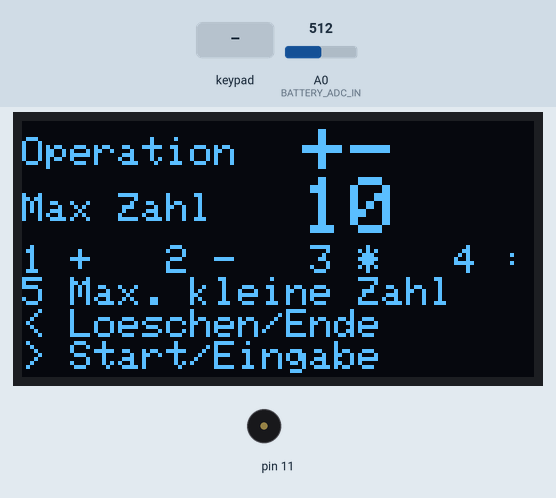
Recording of a sketch running on a simulated Arduino Uno, built with avr-gcc and run on an emulated ATmega328P. Parts: 128×64 one-colour display, buzzer (waves = sounding). The inputs (shaded band) are chosen by the test bench; at power-on: A0 (BATTERY_ADC_IN) = 512. Random numbers use the default seed unless the sketch sets one.

Above: at 1.2 s.
1.3 s: key '>' pressed
At 3.0 s:
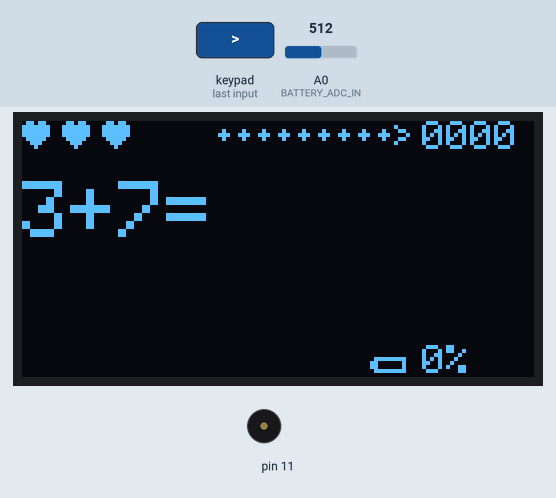
4.3 s: keypad keys 1 0 9 2 4 pressed 0.4 s apart
At 6.9 s:
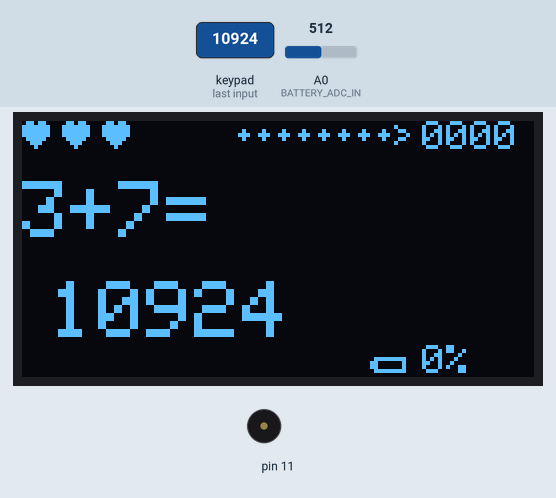
7.8 s: A0 (BATTERY_ADC_IN) set to 716
At 8.9 s:
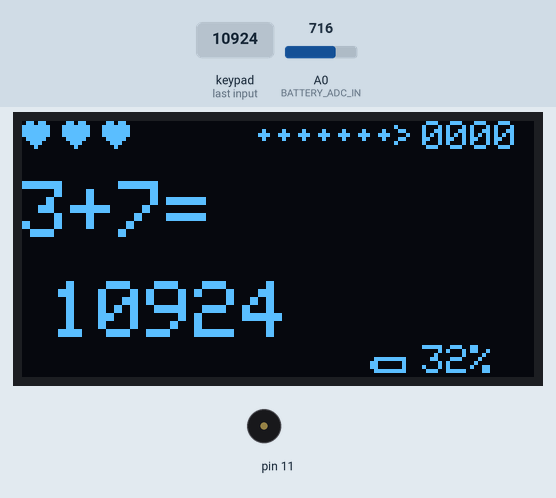
10.8 s: key '<' pressed
At 12.5 s:
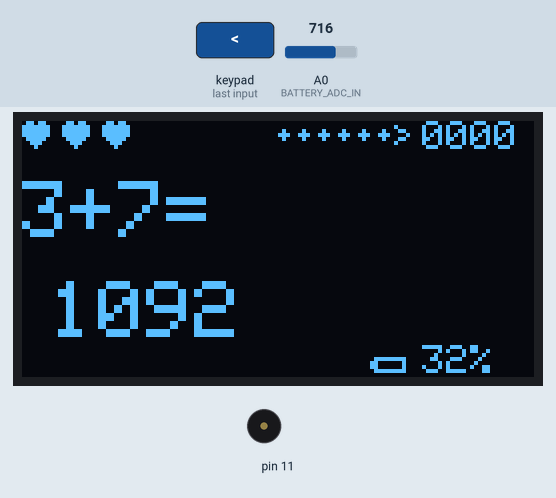
13.2 s: keypad keys 8 7 6 pressed 0.4 s apart
At 14.7 s:
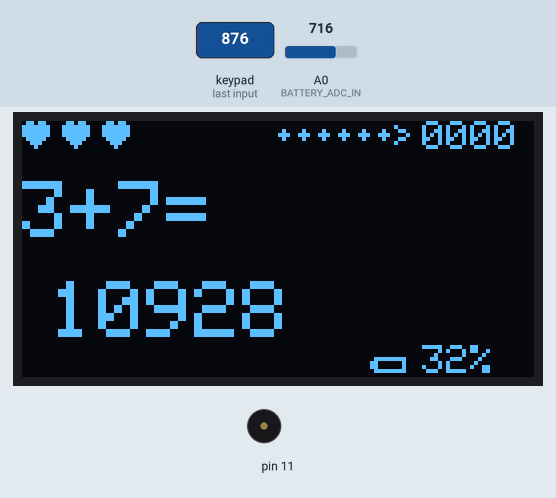
17.4 s: A0 (BATTERY_ADC_IN) set to 900
At 18.7 s:
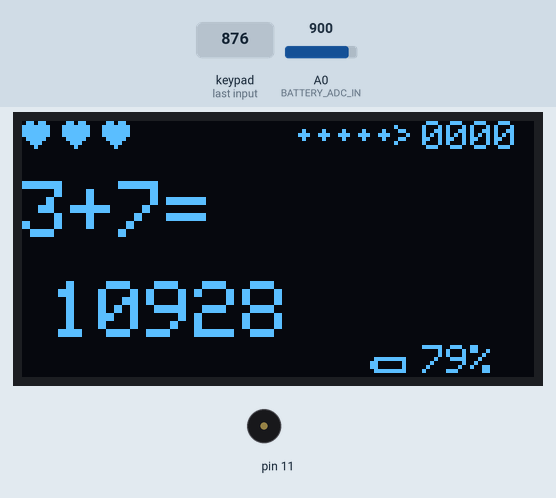
Timing chart, 0 to 19.9 s (numbered marks = the images above; inputs shaded):
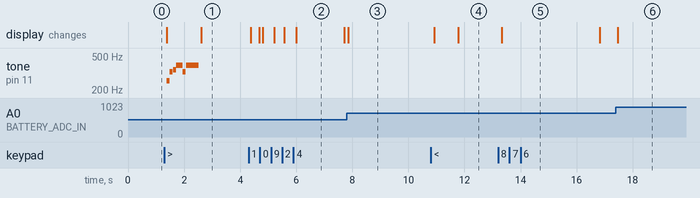

The sketch:

Calculator_Toy.ino
```cpp
/*
  Calculator Toy

  Tool for kids wich displays math equations to solve

  circuit:
  - 3x4 button keypad matrix
  - ssd1306 OLED display
  - buzzer

  created 2023-09-20
  by Marco Graf

  https://github.com/grafmar/Calculator_Toy
*/

#include "KeypadReader.h"
#include "Game.h"

KeypadReader keypadReader;
Game game;

void setup() {
  game.begin();
}

void loop() {
  game.handle(keypadReader.getKey());
}
```

BatteryMonitor.cpp
```cpp
#include "BatteryMonitor.h"

#define BATTERY_ADC_IN  A0
#define BATTERY_MAX     6000UL  // mV (4 x 1.5V) 5200@4x1.3
#define BATTERY_MIN     3600UL  // mV (4 x 0.9V)
#define RES_DIV_HIGH    47UL    // 47k Resistor-Voltage-Divider high resistore
#define RES_DIV_LOW     10UL    // 10k Resistor-Voltage-Divider low resistore
#define MAX_IN_VOLT     (1100UL * (RES_DIV_HIGH + RES_DIV_LOW) / RES_DIV_LOW) // 1100mV * (10k + 47k) / (10k), internal reference = 1.1V


void BatteryMonitor::begin() {
  pinMode(BATTERY_ADC_IN, INPUT);
  analogReference(INTERNAL);
}

uint8_t BatteryMonitor::getBat() {
  uint16_t adc = 0;
  delay(20);
  for (uint8_t i = 0; i<4; i++) { // average through 4 samples
    adc += analogRead(BATTERY_ADC_IN);
    delay(5);
  }
  uint16_t voltage = map(adc/4, 0 , 1023, 0, MAX_IN_VOLT);
  voltage = constrain(voltage, BATTERY_MIN, BATTERY_MAX);
  return map(voltage, BATTERY_MIN, BATTERY_MAX, 0, 100);
}
```

BatteryMonitor.h
```cpp
#ifndef BATTERYMONITOR_H
#define BATTERYMONITOR_H

#include <Arduino.h>

class BatteryMonitor {
public:
  static void begin();

  static uint8_t getBat();

private:
};

#endif // BATTERYMONITOR_H
```

Calculation.cpp
```cpp
#include "Calculation.h"

Calculation::Calculation() :
  iMaxSmallNum(10),
  enabledOps(3),
  activeOp(1),
  smallNumA(1),
  smallNumB(1),
  bigNum(2)
{
}

Calculation::~Calculation() {
}

String Calculation::getCalculationString() {
  String calcString;
  if (activeOp & EN_PLUS) {
    calcString = String("") + smallNumA + F("+") + smallNumB + F("=");
  } else if (activeOp & EN_MINUS) {
    calcString = String("") + bigNum + F("-") + smallNumA + F("=");
  } else if (activeOp & EN_MULT) {
    calcString = String("") + smallNumA + F("*") + smallNumB + F("=");
  } else {
    calcString = String("") + bigNum + F(":") + smallNumA + F("=");
  }
  return calcString;
}

uint16_t Calculation::getResult() {
  if ((activeOp & EN_PLUS) || (activeOp & EN_MULT)) {
    return bigNum;
  } else {
    return smallNumB;
  }
}

void Calculation::generateCalculation() {
  do {
    activeOp = ((1<<random(0,3+1)) & enabledOps);
  } while (activeOp == 0);
  smallNumA = random(1,iMaxSmallNum+1);
  smallNumB = random(1,iMaxSmallNum+1);

  if ((activeOp & EN_PLUS) || (activeOp & EN_MINUS)) {
    bigNum = smallNumA + smallNumB;
  } else {
    bigNum = smallNumA * smallNumB;
  }
}

void Calculation::setMaxSmallNum(uint16_t num) {
  iMaxSmallNum = num;
}

uint16_t Calculation::getMaxSmallNum() {
  return iMaxSmallNum;
}

void Calculation::setOperations(uint8_t operations) {
  if (operations != 0) {
    enabledOps = operations;
  }
}

uint8_t Calculation::getOperations() {
  return enabledOps;
}
```

Calculation.h
```cpp
#ifndef CALCULATION_H
#define CALCULATION_H

#include <Arduino.h>

class Calculation {
public:

  explicit Calculation();
  ~Calculation();

  String getCalculationString();
  uint16_t getResult();
  void generateCalculation();

  void setMaxSmallNum(uint16_t num);
  uint16_t getMaxSmallNum();
  void setOperations(uint8_t operations);
  uint8_t getOperations();

  static const uint8_t EN_PLUS = 1U;
  static const uint8_t EN_MINUS = 2U;
  static const uint8_t EN_MULT = 4U;
  static const uint8_t EN_DIV = 8U;

private:
  uint16_t iMaxSmallNum;
  uint8_t enabledOps;

  uint8_t activeOp;
  uint16_t smallNumA;
  uint16_t smallNumB;
  uint16_t bigNum;
};

#endif // CALCULATION_H
```

Display.cpp
```cpp
#include "Adafruit_SSD1306.h"
#include "Display.h"
#include "Calculation.h"

// Heart icon
static const unsigned char PROGMEM heart_8x7[] =
{ 0b01101100,
  0b11111110,
  0b11111110,
  0b11111110,
  0b01111100,
  0b00111000,
  0b00010000};

Display::Display() :
  m_display(SCREEN_WIDTH, SCREEN_HEIGHT, &Wire)
{
}

Display::~Display() {
}

void Display::begin() {
  m_display.setRotation(2);
  if(!m_display.begin(SSD1306_NORMALDISPLAY, 0x3C)) {
    Serial.println(F("SSD1306 allocation failed"));
    for(;;); // Don't proceed, loop forever
  }
  //m_display.display();
  //delay(1000); // Pause for 2 seconds
}

void Display::showConfig(uint8_t operations, String maxSmallNum, bool enteringNumber) {
  String ops = "";
  ops += String((operations&Calculation::EN_PLUS) != 0 ? "+" : "");
  ops += String((operations&Calculation::EN_MINUS) != 0 ? "-" : "");
  ops += String((operations&Calculation::EN_MULT) != 0 ? "*" : "");
  ops += String((operations&Calculation::EN_DIV) != 0 ? ":" : "");

  m_display.clearDisplay();
  m_display.setTextColor(SSD1306_WHITE);
  m_display.setTextSize(1);

  // hint1
  m_display.setCursor(0,63-4*8);
  m_display.println(F("1 +   2 -   3 *   4 :"));
  m_display.println(F("5 Max. kleine Zahl"));
  m_display.println(F("< Loeschen/Ende"));
  m_display.println(F("> Start/Eingabe"));

  // operations
  m_display.setCursor(0,4);
  m_display.println(F("Operation"));
  m_display.setCursor(0,18);
  m_display.println(F("Max Zahl"));

  m_display.setTextSize(2);
  m_display.setCursor(70,0);
  m_display.println(ops);
  m_display.setCursor(70,14);
  if (enteringNumber) {
    m_display.fillRect(70,14,48,14, SSD1306_WHITE);
    m_display.setTextColor(SSD1306_BLACK);
  }
  m_display.println(maxSmallNum);

  m_display.display();
}

void Display::showGame(uint8_t life, uint8_t points, uint16_t score, uint8_t bat, const char* calc, const char* result) {
  m_display.clearDisplay();
  m_display.setTextColor(SSD1306_WHITE);

  // Lifes
  if (life>3) life = 3;
  uint8_t xoffset=0;
  for (uint8_t i=0; i<life; i++) {
    m_display.drawBitmap(xoffset, 0, heart_8x7, 8, 7, 1);
    xoffset += 10;
  }

  // score
  char scoreBuf[5];
  sprintf(scoreBuf, "%04d", score);
  m_display.setTextSize(1);
  m_display.setCursor(128-7*4,0);
  m_display.print(scoreBuf);

  // points
  m_display.drawLine(93, 1, 96, 3, SSD1306_WHITE);
  m_display.drawLine(93, 5, 96, 3, SSD1306_WHITE);
  for (uint8_t i=0; i<points; i++) {
    m_display.fillCircle(90-5*i, 3, 1, SSD1306_WHITE);
  }

  // battery
  m_display.drawRect(88, 59, 8, 4, SSD1306_WHITE);
  m_display.drawRect(87, 60, 1, 2, SSD1306_WHITE);
  m_display.setCursor(128-7*4,56);
  m_display.print(bat);
  m_display.print(F("%"));


  // calculation
  m_display.setTextSize(2);
  m_display.setCursor(0,15);
  m_display.println(calc);

  // result
  m_display.setCursor(7,40);
  m_display.println(result);

  m_display.display();
}

void Display::showFinalScore(uint16_t score) {
  m_display.clearDisplay();
  m_display.setTextColor(SSD1306_WHITE);

  // score
  char scoreBuf[5];
  sprintf(scoreBuf, "%04d", score);
  m_display.setCursor(35,24);
  m_display.setTextSize(2);
  m_display.println(scoreBuf);
  m_display.setTextSize(1);
  m_display.setCursor(37,7);
  m_display.print(F("Du hast"));
  m_display.setCursor(17,49);
  m_display.print(F("Punkte gemacht"));

  m_display.display();
}
```

Display.h
```cpp
#ifndef DISPLAY_H
#define DISPLAY_H

#include <Arduino.h>
#include <Adafruit_SSD1306.h>

#define SCREEN_WIDTH 128 // OLED display width, in pixels
#define SCREEN_HEIGHT 64 // OLED display height, in pixels

class Display {
public:

  explicit Display();
  ~Display();

  void begin();

  void showConfig(uint8_t operations, String maxSmallNum, bool enteringNumber);
  void showGame(uint8_t life, uint8_t points, uint16_t score, uint8_t bat, const char* calc, const char* result);
  void showFinalScore(uint16_t score);

private:

  Adafruit_SSD1306 m_display;

};

#endif // DISPLAY_H
```

Game.cpp
```cpp
#include "Game.h"
#include "KeypadReader.h"
#include "Calculation.h"
#include "MelodyPlayer.h"
#include "MelodyCollection.h"
#include "Display.h"
#include "BatteryMonitor.h"

static const uint8_t BUZZER = 11;
MelodyPlayer melodyPlayer(BUZZER);

Display myDisplay;
Calculation myCalculation;

Game::Game() :
  m_state(GameState::CONFIG),
  m_isEnterNumber(false),
  m_score(0U),
  m_lifes(0U),
  m_points(0U),
  m_pointsTime(0U)
{
}

Game::~Game() {
}

void Game::begin() {
    BatteryMonitor::begin();
    myDisplay.begin();
    myDisplay.showConfig(myCalculation.getOperations(), String(myCalculation.getMaxSmallNum()), m_isEnterNumber);
}

void Game::handle(char key) {
  switch(m_state) {
    case GameState::CONFIG:
      handleConfig(key);
      break;
    case GameState::GAME:
      handleGame(key);
      break;
    case GameState::SCORE:
      handleScore(key);
      break;
  }
}

void Game::handleConfig(char key) {
  bool updateScreen = false;
  if (m_isEnterNumber) {
    if ((key == '>') && (m_resultPos > 0)) {
      myCalculation.setMaxSmallNum(atoi(m_result));
      updateScreen = true;
      m_isEnterNumber = false;
    } else {
      handleEnterNumber(key,4);
      showConfigNumber();
    }
  } else {
    switch(key) {
      case '1':
        toggleOperation(Calculation::EN_PLUS);
        updateScreen = true;
        break;

      case '2':
        toggleOperation(Calculation::EN_MINUS);
        updateScreen = true;
        break;

      case '3':
        toggleOperation(Calculation::EN_MULT);
        updateScreen = true;
        break;

      case '4':
        toggleOperation(Calculation::EN_DIV);
        updateScreen = true;
        break;

      case '5':
        m_isEnterNumber=true;
        m_resultPos=0;
        m_result[0]='\0';
        showConfigNumber();
        break;

      case '>':
        enterGame();
        break;

      case KeypadReader::ESC_KEY:
      case KeypadReader::NO_KEY:
      default:
        break;
    }
  }
  if (updateScreen) {
    myDisplay.showConfig(myCalculation.getOperations(), String(myCalculation.getMaxSmallNum()), m_isEnterNumber);
  }
}

void Game::handleGame(char key) {
  if (key == KeypadReader::ESC_KEY) {
    enterConfig();
    return;
  }

  if ((key == '>') && (m_resultPos > 0)) {
    const uint16_t result = atoi(m_result);

    if (result == myCalculation.getResult()) {
      // correct!
      melodyPlayer.play(melodyGood);
      m_score += m_points;
      newGameStep();
    } else {
      // wrong :-(
      m_lifes--;
      if (m_lifes > 0) {
          // go on
          melodyPlayer.play(melodyBad);
          newGameStep();
      } else {
          // finished
          enterScore();
          melodyPlayer.play(melodyFinishDrum);
          return;
      }
    }
  } else {
    handleEnterNumber(key,5);
  }

  handlePointDecreasing();
  myDisplay.showGame(m_lifes, m_points, m_score, BatteryMonitor::getBat(), myCalculation.getCalculationString().c_str(), m_result);
}

void Game::handleScore(char key) {
  if (key != KeypadReader::NO_KEY) {
    enterConfig();
  }
}

void Game::enterConfig() {
  m_state = GameState::CONFIG;
  myDisplay.showConfig(myCalculation.getOperations(), String(myCalculation.getMaxSmallNum()), m_isEnterNumber);
}

void Game::enterGame() {
  randomSeed(millis());
  m_score = 0U;
  m_lifes = 3U;
  newGameStep();
  myDisplay.showGame(m_lifes, m_points, m_score, BatteryMonitor::getBat(), myCalculation.getCalculationString().c_str(), m_result);
  m_state = GameState::GAME;
  melodyPlayer.play(melodyVictory);
}

void Game::enterScore() {
  myDisplay.showFinalScore(m_score);
  m_state = GameState::SCORE;
}

void Game::newGameStep() {
  m_points = 10;
  m_pointsTime = millis();
  m_resultPos = 0;
  m_result[0] = '\0';
  myCalculation.generateCalculation();
}

void Game::toggleOperation(uint8_t op) {
  uint8_t setOp = myCalculation.getOperations();
  if (setOp != op) { // only toggle if other operations are set
    setOp = setOp ^ op;
    myCalculation.setOperations(setOp);
  }
}

void Game::showConfigNumber() {
  myDisplay.showConfig(myCalculation.getOperations(), String(m_result), m_isEnterNumber);
}

void Game::handleEnterNumber(char key, uint8_t maxDigits) {
  if ((key >= '0') && (key <= '9') && (m_resultPos < maxDigits)) {
    m_result[m_resultPos++] = key;
    m_result[m_resultPos] = '\0';
  }
  if ((key == '<') && (m_resultPos > 0)) {
    m_resultPos--;
    m_result[m_resultPos] = '\0';
  }
}

void Game::handlePointDecreasing() {
  if ((m_points > 1) && ((millis() - m_pointsTime) >= ((11 - m_points) * 1000U))) {
    m_pointsTime = millis();
    m_points--;
  }
}
```

Game.h
```cpp
#ifndef GAME_H
#define GAME_H

#include <Arduino.h>

class Game {
public:

  explicit Game();
  ~Game();

  void begin();
  void handle(char key);

private:
  void handleConfig(char key);
  void handleGame(char key);
  void handleScore(char key);

  void enterConfig();
  void enterGame();
  void enterScore();

  void newGameStep();

  void toggleOperation(uint8_t op);

  void showConfigNumber();

  void handleEnterNumber(char key, uint8_t maxDigits);

  void handlePointDecreasing();

  enum GameState {CONFIG, GAME, SCORE};
  GameState m_state;
  bool m_isEnterNumber;
  uint16_t m_score;
  uint8_t m_lifes;
  uint8_t m_points;
  uint32_t m_pointsTime;
  uint8_t m_resultPos;
  char m_result[7];
};

#endif // GAME_H
```

Melody.h
```cpp
/**
 ******************************************************************************
 * \file Melody.h
 *
 * \par<b>Detailed Description:</b>
 * Definition of a melody with its name, bpm, frequencies and durations.
 ******************************************************************************
 */
#ifndef MELODY_H
#define MELODY_H

#include <Arduino.h>

/******************************************************************************
 ** Constants, Makros and type definitions                                   **
 ******************************************************************************/

/// Shifts the given frequency (of octave 4) to the given octave
#define MEL_TONE_SHIFT_TO_OCTAVE(freq, x)   (((x >= 4) ? (freq << (x-4)) : (freq >> (4-x)))/8) // divide by 8, later multiply

/// Tone definition C  . Use octave number as parameter MEL_TONE_A(4) -> 440 Hz
#define MEL_TONE_C(x)                       MEL_TONE_SHIFT_TO_OCTAVE(262, x)
/// Tone definition C  . Use octave number as parameter MEL_TONE_A(4) -> 440 Hz
#define MEL_TONE_CIS(x)                     MEL_TONE_SHIFT_TO_OCTAVE(277, x)
/// Tone definition C  . Use octave number as parameter MEL_TONE_A(4) -> 440 Hz
#define MEL_TONE_D(x)                       MEL_TONE_SHIFT_TO_OCTAVE(294, x)
/// Tone definition C  . Use octave number as parameter MEL_TONE_A(4) -> 440 Hz
#define MEL_TONE_DIS(x)                     MEL_TONE_SHIFT_TO_OCTAVE(311, x)
/// Tone definition C  . Use octave number as parameter MEL_TONE_A(4) -> 440 Hz
#define MEL_TONE_E(x)                       MEL_TONE_SHIFT_TO_OCTAVE(330, x)
/// Tone definition C  . Use octave number as parameter MEL_TONE_A(4) -> 440 Hz
#define MEL_TONE_F(x)                       MEL_TONE_SHIFT_TO_OCTAVE(349, x)
/// Tone definition C  . Use octave number as parameter MEL_TONE_A(4) -> 440 Hz
#define MEL_TONE_FIS(x)                     MEL_TONE_SHIFT_TO_OCTAVE(370, x)
/// Tone definition C  . Use octave number as parameter MEL_TONE_A(4) -> 440 Hz
#define MEL_TONE_G(x)                       MEL_TONE_SHIFT_TO_OCTAVE(392, x)
/// Tone definition C  . Use octave number as parameter MEL_TONE_A(4) -> 440 Hz
#define MEL_TONE_GIS(x)                     MEL_TONE_SHIFT_TO_OCTAVE(415, x)
/// Tone definition C  . Use octave number as parameter MEL_TONE_A(4) -> 440 Hz
#define MEL_TONE_A(x)                       MEL_TONE_SHIFT_TO_OCTAVE(440, x)
/// Tone definition C  . Use octave number as parameter MEL_TONE_A(4) -> 440 Hz
#define MEL_TONE_AIS(x)                     MEL_TONE_SHIFT_TO_OCTAVE(466, x)
/// Tone definition C  . Use octave number as parameter MEL_TONE_A(4) -> 440 Hz
#define MEL_TONE_H(x)                       MEL_TONE_SHIFT_TO_OCTAVE(494, x)

/// Define a puase as freqency 0 Hz
#define MEL_PAUSE                           0

#define MEL_NOTE_4TH        (232/2)                                               ///< 1/4 Note length (232ms refers to ~259 BPM) divided by 2 to later multiply
#define MEL_NOTE_8TH        (MEL_NOTE_4TH / 2)                                  ///< 1/8 Note length
#define MEL_NOTE_16TH       (MEL_NOTE_4TH / 4)                                  ///< 1/16 Note length
#define MEL_NOTE_32TH       (MEL_NOTE_4TH / 8)                                  ///< 1/32 Note length
#define MEL_NOTE_2TH        (MEL_NOTE_4TH * 2)                                  ///< 1/2 Note length
#define MEL_NOTE_1TH        (MEL_NOTE_4TH * 4)                                  ///< Full Note length
#define MEL_NOTE_HALF       (MEL_NOTE_4TH * 2)                                  ///< 1/2 Note length
#define MEL_NOTE_FULL       (MEL_NOTE_4TH * 4)                                  ///< 1/1 Note length

#define MEL_NOTE_4TH_DOT    (MEL_NOTE_4TH  + MEL_NOTE_8TH)                      ///< dotted 1/4 Note length
#define MEL_NOTE_8TH_DOT    (MEL_NOTE_8TH  + MEL_NOTE_16TH)                     ///< dotted 1/8 Note length
#define MEL_NOTE_16TH_DOT   (MEL_NOTE_16TH + MEL_NOTE_32TH)                     ///< dotted 1/16 Note length
#define MEL_NOTE_32TH_DOT   (MEL_NOTE_32TH + MEL_NOTE_32TH/2)                   ///< dotted 1/32 Note length
#define MEL_NOTE_2TH_DOT    (MEL_NOTE_2TH  + MEL_NOTE_4TH)                      ///< dotted 1/2 Note length
#define MEL_NOTE_1TH_DOT    (MEL_NOTE_1TH  + MEL_NOTE_2TH)                      ///< dotted 1/1 Note length
#define MEL_NOTE_HALF_DOT   (MEL_NOTE_HALF + MEL_NOTE_4TH)                      ///< dotted 1/2 Note length
#define MEL_NOTE_FULL_DOT   (MEL_NOTE_FULL + MEL_NOTE_2TH)                      ///< dotted 1/1 Note length

#endif // MELODY_H
```

MelodyPlayer.cpp
```cpp
#include "MelodyPlayer.h"

MelodyPlayer::MelodyPlayer(uint8_t buzzerIO) :
  m_buzzerIO(buzzerIO)
{
}

MelodyPlayer::~MelodyPlayer() {
}

void MelodyPlayer::play(uint8_t* melody) {
  const uint16_t melodyLength = melody[0];
  for (uint16_t noteNum = 0U; noteNum < melodyLength ; noteNum++) {
    // freqency was divided by 8 to fit uint8_t
    // length was divided by 2
    playNote(8*melody[2*noteNum+1], 2*melody[2*noteNum+2]);
  }
}

void MelodyPlayer::playNote(uint16_t freq, uint16_t duration) {
  if (freq == MEL_PAUSE) {
      pause(duration);
  } else {
    if (duration > 30) {
        tone(m_buzzerIO, freq, duration - 10);
    } else {
        tone(m_buzzerIO, freq, duration * 9 / 10);
    }
  }
  delay(duration);
  noTone(m_buzzerIO);
}

void MelodyPlayer::pause(uint16_t duration) {
  delay(duration);
}
```

Source omitted: MelodyCollection.h (1286 bytes), MelodyPlayer.h (1107 bytes), KeypadReader.cpp (1116 bytes), KeypadReader.h (327 bytes)

Measured:
- after the input at 1.3 s, tone on pin 11: plays 256 Hz for 0.11 s, 328 Hz for 0.11 s, 344 Hz for 0.11 s, 392 Hz for 0.22 s, 328 Hz for 0.11 s, 392 Hz for 0.45 s, starting after 0.07 s; the display: first changes after 0.07 s (image 1 shows a later state)
- after the input at 7.8 s, the display: changes after 0.06 s (image 3)
- after the input at 17.4 s, the display: changes after 0.06 s (image 6)
